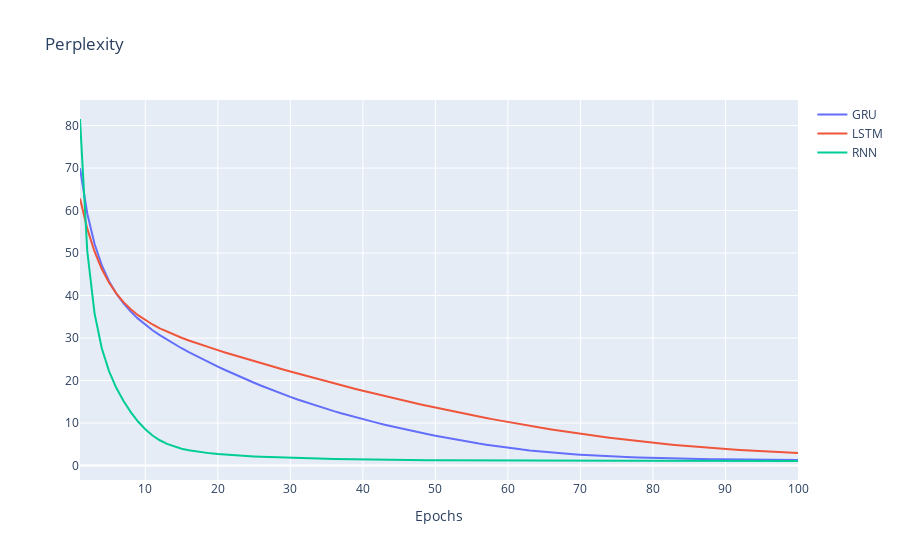

Notebook code for this chart:
### Code cell
fig = go.Figure()
epochs_index = list(range(1,len(gru_ppl)+1))

fig.add_trace(go.Scatter(
    y=gru_ppl,
    x=epochs_index,
    name='GRU'
))

fig.add_trace(go.Scatter(
    y=lstm_ppl,
    x=epochs_index,
    name='LSTM'
))

fig.add_trace(go.Scatter(
    y=rnn_ppl,
    x=epochs_index,
    name='RNN'
))

fig.update_layout(
    title='Perplexity',
    xaxis_title="Epochs")

fig.show()
